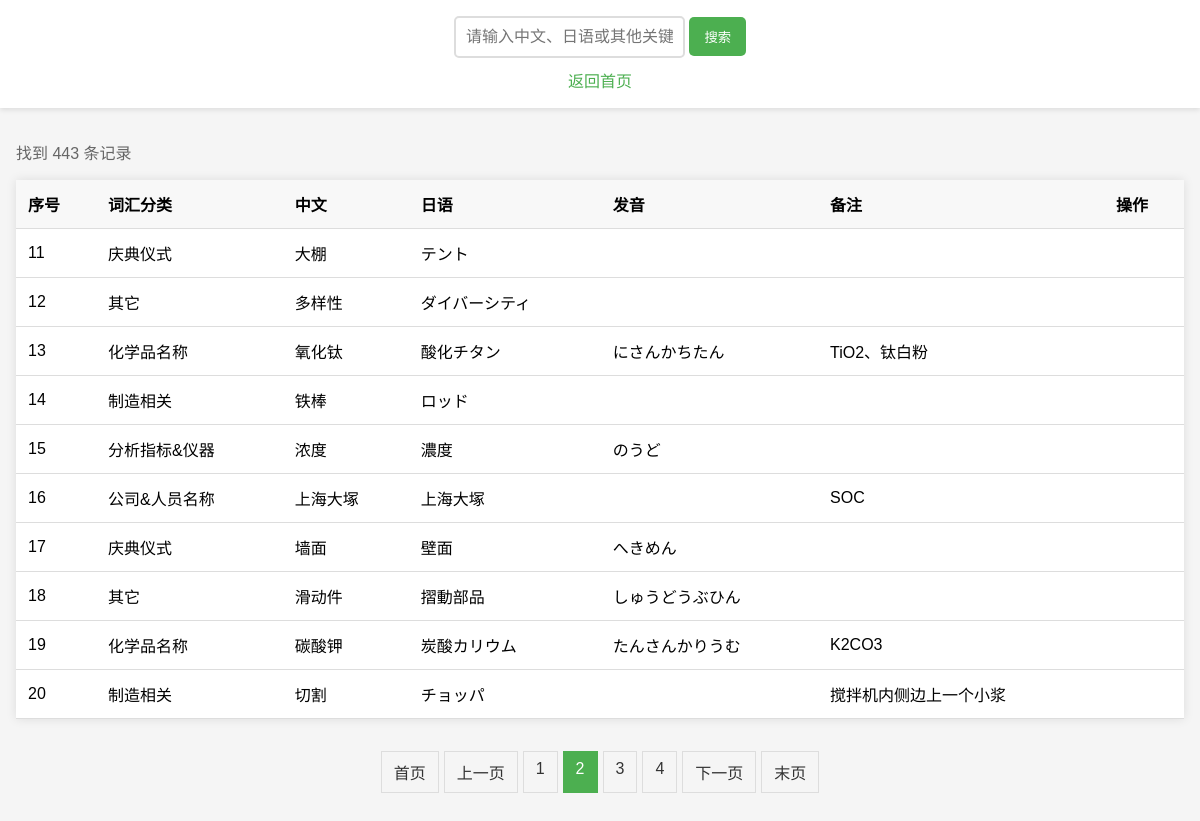
The app's page /search?query=&category=&page=2 with its own data.
### tables this page shows
CREATE TABLE "japan_data" (
"index" INTEGER,
  "序号" INTEGER,
  "词汇分类" TEXT,
  "中文" TEXT,
  "日语" TEXT,
  "发音" TEXT,
  "备注" TEXT
);

### app.py (the view)
    @app.route('/search')
    def search():
        query = request.args.get('query', '').strip()
        category = request.args.get('category', '').strip()
        page = request.args.get('page', 1, type=int)
        per_page = 10
        conn = get_db_connection()
        if query or category:
            where_conditions = []
            params = []
            if query:
                search_term = f"%{query}%"
                where_conditions.append("(中文 LIKE ? OR 日语 LIKE ? OR 发音 LIKE ? OR 词汇分类 LIKE ? OR 备注 LIKE ?)")
                params.extend([search_term, search_term, search_term, search_term, search_term])
            if category:
                where_conditions.append("词汇分类 = ?")
                params.append(category)
            where_clause = "WHERE " + " AND ".join(where_conditions)
            count_query = f"SELECT COUNT(*) FROM japan_data {where_clause}"
            cursor = conn.execute(count_query, params)
            total = cursor.fetchone()[0]
            data_query = f"""
                SELECT * FROM japan_data
                {where_clause}
                ORDER BY 序号
                LIMIT ? OFFSET ?
            """
            params.extend([per_page, (page-1)*per_page])
            cursor = conn.execute(data_query, params)
            results = cursor.fetchall()
        else:
            count_query = "SELECT COUNT(*) FROM japan_data"
            cursor = conn.execute(count_query)
            total = cursor.fetchone()[0]
            data_query = "SELECT * FROM japan_data ORDER BY 序号 LIMIT ? OFFSET ?"
            cursor = conn.execute(data_query, (per_page, (page-1)*per_page))
            results = cursor.fetchall()
        conn.close()
        total_pages = (total + per_page - 1) // per_page
        start_index = (page - 1) * per_page + 1
        user_role = session.get('user_role')
        return render_template('search.html',
                             results=results,
                             query=query,
                             category=category,
                             page=page,
                             total_pages=total_pages,
                             total=total,
                             start_index=start_index,
                             user_role=user_role)

### templates/search.html (shortened to what this page needs)
<!DOCTYPE html>
<html lang="zh">
<head>
</head>
<body>
    <div class="user-info">
        {% if user_role == 'admin' %}
            <span>管理员</span>
        {% elif user_role == 'user' %}
            <span>普通用户</span>
        {% else %}
            <span>访客</span>
        {% endif %}
        {% if user_role %}
            <a href="{{ url_for('logout') }}">登出</a>
        {% else %}
            <a href="{{ url_for('login') }}">登录</a>
        {% endif %}
    </div>
    <div class="header">
        <div class="search-box">
            <form action="{{ url_for('search') }}" method="GET">
                <input type="text" name="query" id="search-input" placeholder="请输入中文、日语或其他关键词..."
                       value="{{ query }}" autocomplete="off">
                <button type="submit">搜索</button>
            </form>
        </div>
        <div class="home-link">
            <a href="{{ url_for('index') }}">返回首页</a>
        </div>
    </div>
    <div class="results-container">
        <div class="results-header">
            <div class="results-info">
                找到 {{ total }} 条记录
            </div>
        </div>
        {% if results %}
            <table class="results-table">
                <thead>
                    <tr>
                        <th>序号</th>
                        <th>词汇分类</th>
                        <th>中文</th>
                        <th>日语</th>
                        <th>发音</th>
                        <th>备注</th>
                        <th>操作</th>
                    </tr>
                </thead>
                <tbody>
                    {% for row in results %}
                        <tr>
                            <td>{{ start_index + loop.index0 }}</td>
                            <td>{{ row.词汇分类 or "" }}</td>
                            <td>{{ row.中文 or "" }}</td>
                            <td>{{ row.日语 or "" }}</td>
                            <td>{{ row.发音 or "" }}</td>
                            <td>{{ row.备注 or "" }}</td>
                            <td>
                            </td>
                        </tr>
                    {% endfor %}
                </tbody>
            </table>
            {% if total_pages > 1 %}
                <div class="pagination">
                    {% if page > 1 %}
                        <a href="{{ url_for('search', query=query, category=category, page=1) }}">首页</a>
                        <a href="{{ url_for('search', query=query, category=category, page=page-1) }}">上一页</a>
                    {% endif %}
                    {% for p in range([1, page-2]|max, [total_pages+1, page+3]|min) %}
                        {% if p == page %}
                            <span class="current">{{ p }}</span>
                        {% else %}
                            <a href="{{ url_for('search', query=query, category=category, page=p) }}">{{ p }}</a>
                        {% endif %}
                    {% endfor %}
                    {% if page < total_pages %}
                        <a href="{{ url_for('search', query=query, category=category, page=page+1) }}">下一页</a>
                        <a href="{{ url_for('search', query=query, category=category, page=total_pages) }}">末页</a>
                    {% endif %}
                </div>
            {% endif %}
        {% else %}
            <p>没有找到匹配的记录。</p>
        {% endif %}
    </div>
</body>
</html>

### templates/search.html (style rules this page uses)
body { font-family: Arial, sans-serif; margin: 0; padding: 0; background-color: #f5f5f5; }
.header { background-color: white; padding: 1rem; box-shadow: 0 2px 5px rgba(0,0,0,0.1); position: sticky; top: 0; z-index: 100; }
.search-box { display: flex; justify-content: center; gap: 10px; max-width: 600px; margin: 0 auto; }
.search-box input { flex: 1; padding: 10px; border: 2px solid #ddd; border-radius: 5px; font-size: 16px; }
.search-box button { padding: 10px 15px; background-color: #4CAF50; color: white; border: none; border-radius: 5px; cursor: pointer; }
.home-link { text-align: center; margin-top: 10px; }
.home-link a { color: #4CAF50; text-decoration: none; }
.results-container { max-width: 1200px; margin: 2rem auto; padding: 0 1rem; }
.results-header { display: flex; justify-content: space-between; align-items: center; margin-bottom: 1rem; }
.results-info { color: #666; }
.results-table { width: 100%; border-collapse: collapse; background: white; box-shadow: 0 0 10px rgba(0,0,0,0.1); }
.results-table th, .results-table td { padding: 12px; text-align: left; border-bottom: 1px solid #ddd; }
.results-table th { background-color: #f8f8f8; font-weight: bold; }
.pagination { display: flex; justify-content: center; margin-top: 2rem; gap: 5px; }
.pagination a, .pagination span { padding: 8px 12px; text-decoration: none; border: 1px solid #ddd; color: #333; }
.pagination .current { background-color: #4CAF50; color: white; border-color: #4CAF50; }
.user-info { position: absolute; top: 10px; right: 10px; background: white; padding: 10px; border-radius: 5px; box-shadow: 0 0 10px rgba(0,0,0,0.1); }
.user-info a { color: #4CAF50; text-decoration: none; margin-left: 10px; }

### records on screen
japan_data: index0 "11", 词汇分类 "庆典仪式", 中文 "大棚", 日语 "テント"
japan_data: index0 "12", 词汇分类 "其它", 中文 "多样性", 日语 "ダイバーシティ"
japan_data: index0 "13", 词汇分类 "化学品名称", 中文 "氧化钛", 日语 "酸化チタン", 发音 "にさんかちたん", 备注 "TiO2、钛白粉"
japan_data: index0 "14", 词汇分类 "制造相关", 中文 "铁棒", 日语 "ロッド"
japan_data: index0 "15", 词汇分类 "分析指标&仪器", 中文 "浓度", 日语 "濃度", 发音 "のうど"
japan_data: index0 "16", 词汇分类 "公司&人员名称", 中文 "上海大塚", 日语 "上海大塚", 备注 "SOC"
japan_data: index0 "17", 词汇分类 "庆典仪式", 中文 "墙面", 日语 "壁面", 发音 "へきめん"
japan_data: index0 "18", 词汇分类 "其它", 中文 "滑动件", 日语 "摺動部品", 发音 "しゅうどうぶひん"
japan_data: index0 "19", 词汇分类 "化学品名称", 中文 "碳酸钾", 日语 "炭酸カリウム", 发音 "たんさんかりうむ", 备注 "K2CO3"
japan_data: index0 "20", 词汇分类 "制造相关", 中文 "切割", 日语 "チョッパ", 备注 "搅拌机内侧边上一个小浆"

### other values on screen
{{ total }} "443"
{{ p }} "1" "3" "4"
{{ p }} "2"
